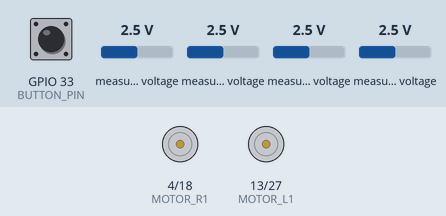
Simulated run of this sketch. Board: ESP32. Shown: motor-driver pin pairs drawn as motors (green arrow = first pin HIGH = forward, orange = second pin HIGH = backward, longer = more drive). The inputs (shaded band) are chosen by the test bench; at power-on: GPIO 33 (BUTTON_PIN) HIGH, measured voltage 2.5 V. What the sketch prints to the serial monitor is not drawn.

Above: at 0.8 s.
0.9 s: GPIO 33 (BUTTON_PIN) pulled LOW for 0.15 s
At 3.8 s:
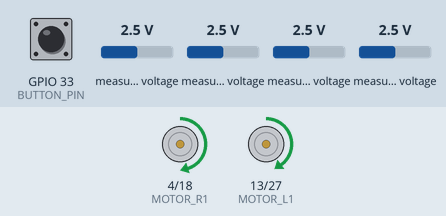
4.0 s: measured voltage (sensor 202) set to 2.2 V
5.7 s: measured voltage (sensor 202) set to 2.5 V
At 5.82 s:
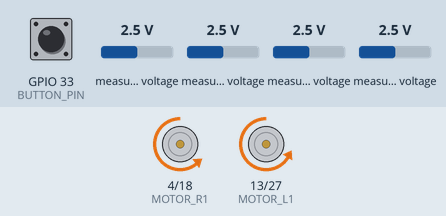
8.7 s: measured voltage (sensor 202) set to 0.1 V
At 9.6 s:
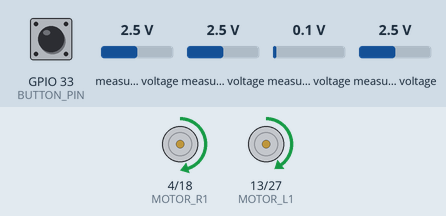
10.8 s: measured voltage (sensor 200) set to 2.1 V
At 11.1 s:
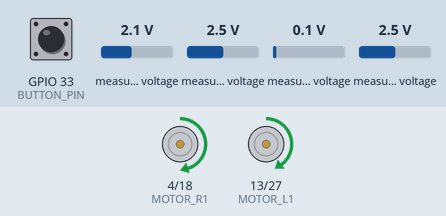
12.3 s: measured voltage (sensor 200) set to 1.8 V
At 12.6 s:
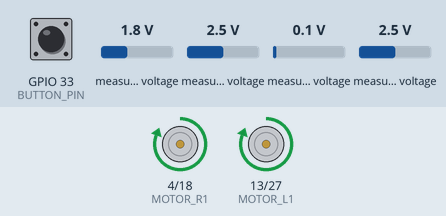
Timing chart, 0 to 14.8 s (numbered marks = the images above; inputs shaded):
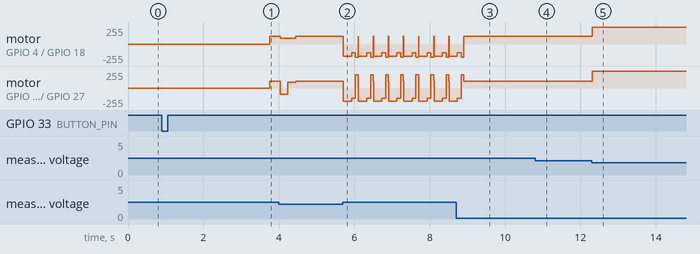

Measured:
- the behaviour switches between 2 and 1.9 V on measured voltage (sensor 200) (found by bisection; images 4 and 5)
- after the input at 0.9 s, motor on GPIO 4 (MOTOR_R1) / GPIO 18 (MOTOR_R2): stopped → forward 120/255 after 2.9 s; motor on GPIO 13 (MOTOR_L1) / GPIO 27 (MOTOR_L2): stopped → forward 100/255 after 2.9 s
- after the input at 8.7 s, motor on GPIO 4 (MOTOR_R1) / GPIO 18 (MOTOR_R2): goes on until 8.9 s, then stays forward 119/255; motor on GPIO 13 (MOTOR_L1) / GPIO 27 (MOTOR_L2): goes on until 8.9 s, then stays forward 100/255
- after the input at 10.8 s, motor on GPIO 4 (MOTOR_R1) / GPIO 18 (MOTOR_R2): forward 119/255 → forward 120/255 at once; motor on GPIO 13 (MOTOR_L1) / GPIO 27 (MOTOR_L2): forward 100/255 → forward 99/255 at once
- after the input at 12.3 s, motor on GPIO 4 (MOTOR_R1) / GPIO 18 (MOTOR_R2): forward 120/255 → forward 255/255 at once; motor on GPIO 13 (MOTOR_L1) / GPIO 27 (MOTOR_L2): forward 99/255 → forward 255/255 at once

The sketch:

sumoTCRV5.ino
```cpp
#include <dummy.h>
#include <stdio.h>
#include <Arduino.h>
#include <Adafruit_ADS1X15.h>
#include <wire.h>

Adafruit_ADS1015 ads1;
Adafruit_ADS1015 ads2;

#define SDA_PIN 21
#define SCL_PIN 22
#define BUTTON_PIN 33

int MOTOR_L1 = 13;
int MOTOR_L2 = 27;
int MOTOR_R1 = 4;
int MOTOR_R2 = 18;

int tacticSelection = 0;

const float WHEEL_TRACK = 23.5;
float duration=1100;

// ==================== 追蹤參數 ====================
// 正面鎖定敵人時的全速攻擊
const int ATTACK_SPEED = 255;

// 一般追蹤敵人時的直走速度
const int TRACK_SPEED = 110;

// 追蹤時最高馬達速度
const int TRACK_MAX_SPEED = 150;

// 沒看到敵人的搜尋速度
const int SEARCH_SPEED = 80;

// 線邊逃脫
const int LINE_BACK_SPEED = 200;
const int LINE_BACK_SLOW_SPEED = 150;
const int LINE_TURN_SPEED = 200;

// 後方敵人轉身
const int BACK_TURN_SPEED = 150;

// ==================== 追蹤參數 ====================
const int SENSOR_MAX = 1300;
const int MIDDLE_SENSOR_FLOOR = 400;
const int TARGET_THRESHOLD = 450;
const int SIDE_SENSOR_FLOOR = 500;

// 正面攻擊判斷
const int FRONT_ATTACK_THRESHOLD = 450;

// 誤差小於這個值，代表敵人基本在正前方
const float ATTACK_ERROR = 0.30;

// 線性轉向
float KP = 30.0;
const int MAX_STEER = 180;
// ==================== 感測器 ====================
int IR_L, IR_ML, IR_M, IR_MR, IR_R, IR_B;
int LINE_L, LINE_R;

float targetError = 0;
float lastTargetError = 0;

unsigned long debugTimer = 0;

// ==================== 函式宣告 ====================
void front(int spd);
void back(int spd);
void turnLR(int L, int R);
void stopMotor();
void executeTactic(int tactic);
int sensorSignal(int value);
void trackEnemy(int L, int ML, int M, int mr, int R);
void driceCircle(int basePWM, float r, bool turnLeft);

void setup() {
  pinMode(MOTOR_L1, OUTPUT);
  pinMode(MOTOR_L2, OUTPUT);
  pinMode(MOTOR_R1, OUTPUT);
  pinMode(MOTOR_R2, OUTPUT);
  pinMode(BUTTON_PIN, INPUT_PULLUP);

  Serial.begin(115200);
  Wire.begin(SDA_PIN, SCL_PIN);

  if (!ads1.begin(0x48)) {
    Serial.println("Failed to initialize ADS1.");
    while (1);
  }

  if (!ads2.begin(0x49)) {
    Serial.println("Failed to initialize ADS2.");
    while (1);
  }

  while (digitalRead(BUTTON_PIN) == LOW) {
    delay(10);
  }

  Serial.println("=== TACTIC SELECTION PHASE ===");
  Serial.println("Cover IR Sensor to select: Left = 1 | Middle = 0 | Right = 2");
  Serial.println("Press button when ready to LOCK IN.");

  while (digitalRead(BUTTON_PIN) == HIGH) {
    int leftVal = ads1.readADC_SingleEnded(0);
    int middleVal = ads1.readADC_SingleEnded(3);
    int rightVal = ads2.readADC_SingleEnded(0);
    int backVal = ads2.readADC_SingleEnded(3);

    if (leftVal >= 800 && tacticSelection != 1) {
      tacticSelection = 1;
      Serial.println("Selected Tactic -> 1 (LEFT FLANK)");
    }
    else if (rightVal >= 800 && tacticSelection != 2) {
      tacticSelection = 2;
      Serial.println("Selected Tactic -> 2 (RIGHT FLANK)");
    }
    else if (middleVal >= 800 && tacticSelection != 0) {
      tacticSelection = 0;
      Serial.println("Selected Tactic -> 0 (DIRECT CHARGE)");
    }
    else if (backVal >= 800 && tacticSelection != 3) {
      tacticSelection = 3;
      Serial.println("Selected Tactic -> 3 (REVERSE CHARGE)");
    }

    delay(200);
  }

  while (digitalRead(BUTTON_PIN) == LOW) {
    delay(10);
  }

  Serial.println("------------------------------");
  Serial.print("TACTIC LOCKED IN: ");
  Serial.println(tacticSelection);
  Serial.println("Starting in 3 seconds...");

  delay(2700);
  executeTactic(tacticSelection);
}


void loop() {

  IR_L = ads1.readADC_SingleEnded(0);
  IR_ML = ads1.readADC_SingleEnded(1);
  IR_M = ads1.readADC_SingleEnded(3);
  IR_MR = ads2.readADC_SingleEnded(1);
  IR_R = ads2.readADC_SingleEnded(0) - 180;

  LINE_L = ads1.readADC_SingleEnded(2);
  LINE_R = ads2.readADC_SingleEnded(2);
  IR_B = ads2.readADC_SingleEnded(3);
  Serial.print(" LEFT:");
  Serial.print(LINE_L);
  Serial.print(" RIGHT:");
  Serial.print(LINE_R);

  // ==================== 擂台邊界 ====================
  if (LINE_L >=800|| LINE_R >=800) {
    stopMotor();
    //delay(10);

    // 第一段快速後退，克服前進慣性
    back(LINE_BACK_SPEED);
    delay(220);

    // 第二段持續後退，確保真的離開黑線
    back(LINE_BACK_SLOW_SPEED);
    delay(100);

    if (LINE_L >= 800 && LINE_R >= 800) {
     // both triggered, pick a default turn
      turnLR(LINE_TURN_SPEED, -LINE_TURN_SPEED);
      delay(70);
    }
    else if (LINE_R >= 800) {           // only right sensor
      turnLR(-LINE_TURN_SPEED, LINE_TURN_SPEED);
      delay(100);
    }
    else if (LINE_L >= 800) {           // only left sensor
      turnLR(LINE_TURN_SPEED, -LINE_TURN_SPEED);
      delay(100);
    }

    //return;
  }


  // ==================== 前方敵人 ====================
  int maxFront = max(max(IR_L, IR_ML), max(IR_M, max(IR_MR, IR_R)));
  //int maxFront = max( max(IR_M, IR_MR),IR_ML);
  if (maxFront >= TARGET_THRESHOLD) {

    trackEnemy(IR_L, IR_ML, IR_M, IR_MR, IR_R);
  }
  else if(IR_L >= 700){
    turnLR(-BACK_TURN_SPEED, BACK_TURN_SPEED);
  }
  else if(IR_R >= 700){
    turnLR(BACK_TURN_SPEED, -BACK_TURN_SPEED);
  }

  // ==================== 後方敵人 ====================
  else if (IR_B >= 700) {
    turnLR(BACK_TURN_SPEED, -BACK_TURN_SPEED);
    delay(250);
  }

  // ==================== 沒看到敵人 ====================
  else {
    front(SEARCH_SPEED);
    targetError = 0;
  }

  // ==================== Serial 監控 ====================
  if (millis() - debugTimer >= 100) {
    debugTimer = millis();

    Serial.print("L:");
    Serial.print(IR_L);
    Serial.print(" ML:");
    Serial.print(IR_ML);
    Serial.print(" M:");
    Serial.print(IR_M);
    Serial.print(" MR:");
    Serial.print(IR_MR);
    Serial.print(" R:");
    Serial.print(IR_R);
    Serial.print(" | Error:");
    Serial.println(targetError, 2);
  }
}


// =====================================================
// 去除感測器背景值
// =====================================================
int middleSensorSignal(int value) {
  if (value <= MIDDLE_SENSOR_FLOOR) return 0;

  value = constrain(value, MIDDLE_SENSOR_FLOOR, SENSOR_MAX);
  return value - MIDDLE_SENSOR_FLOOR;
}

int sideSensorSignal(int value) {
  if (value <= SIDE_SENSOR_FLOOR) return 0;

  value = constrain(value, SIDE_SENSOR_FLOOR, SENSOR_MAX);
  return value - SIDE_SENSOR_FLOOR;
}

// =====================================================
// 五感測器線性追蹤
// =====================================================
void trackEnemy(int rawL, int rawML, int rawM, int rawMR, int rawR) {
  float L = sideSensorSignal(rawL);
  float ML = middleSensorSignal(rawML);
  float M = middleSensorSignal(rawM);
  float mr = middleSensorSignal(rawMR);
  float R = sideSensorSignal(rawR);

  float total = L + ML + M + mr + R;

  if (total <= 0) {
    front(SEARCH_SPEED);
    return;
  }

  // ==================== 計算敵人方向 ====================
  targetError = (L * -3.0 + ML * -1.5 + M * 0.0 + mr * 1.5 + R * 3.0) / total;


  // =====================================================
  // 正面攻擊模式
  //
  // 1. 中間感測器數值夠高
  // 2. 敵人方向誤差夠小
  //
  // 只有這時候才全速
  // =====================================================
  if (rawM >= FRONT_ATTACK_THRESHOLD && abs(targetError) <= ATTACK_ERROR) {
    front(ATTACK_SPEED);
    return;
  }


  // ==================== 一般線性追蹤 ====================
  float steering = targetError * KP;
  steering = constrain(steering, -MAX_STEER, MAX_STEER);

  float leftSpeed = TRACK_SPEED + steering;
  float rightSpeed = TRACK_SPEED - steering;


  // ==================== 追蹤速度限制 ====================
  float maxMotor = max(abs(leftSpeed), abs(rightSpeed));

  if (maxMotor > TRACK_MAX_SPEED) {
    float scale = (float)TRACK_MAX_SPEED / maxMotor;
    leftSpeed *= scale;
    rightSpeed *= scale;
  }

  leftSpeed = constrain(leftSpeed, -TRACK_MAX_SPEED, TRACK_MAX_SPEED);
  rightSpeed = constrain(rightSpeed, -TRACK_MAX_SPEED, TRACK_MAX_SPEED);

  turnLR((int)leftSpeed, (int)rightSpeed);
}


// =====================================================
// 開場戰術
// =====================================================
void executeTactic(int tactic) {

  switch (tactic) {

    case 0:
      back(255);
      delay(290);
      stopMotor();
      delay(10);
      front(150);
      delay(500);
      break;
    case 1:
      turnLR(100, 120);
      delay(280);

      turnLR(-90, 90);
      delay(200);

      front(90);
      delay(200);
      break;


    case 2:
      turnLR(120, 100);
      delay(280);

      turnLR(90, -90);
      delay(250);

      front(90);
      delay(200);
      break;

    case 3:
      back(255);
      delay(290);
      stopMotor();
      delay(30);
      front(255);
      delay(1000);
      break;
  }
}


// =====================================================
// 前進
// =====================================================
void front(int spd) {
  spd = constrain(spd, 0, 255);

 analogWrite(MOTOR_R1, spd);
  analogWrite(MOTOR_R2, 0);

  analogWrite(MOTOR_L1, spd);
  analogWrite(MOTOR_L2, 0);
}


// =====================================================
// 後退
// =====================================================
void back(int spd) {
  spd = constrain(spd, -255, 255);

  analogWrite(MOTOR_R1, 0);
  analogWrite(MOTOR_R2, (spd-20)<-254?-255:(spd-20));
  analogWrite(MOTOR_L1, 0);
  analogWrite(MOTOR_L2, spd);
}


// =====================================================
// 馬達煞車
// =====================================================
void stopMotor() {
  analogWrite(MOTOR_R1, 255);
  analogWrite(MOTOR_R2, 255);
  analogWrite(MOTOR_L1, 255);
  analogWrite(MOTOR_L2, 255);
}


// =====================================================
// 左右馬達控制
//
// +120 = 正轉最大速度
//    0 = 停止
// -120 = 反轉最大速度
// =====================================================
void turnLR(int L, int R) {

  L = constrain(L, -255, 255);
  R = constrain(R, -255, 255);

  if (L >= 0) {
    analogWrite(MOTOR_L1, L);
    analogWrite(MOTOR_L2, 0);
  }
  else {
    analogWrite(MOTOR_L1, 0);
    analogWrite(MOTOR_L2, -L);
  }

  if (R >= 0) {
    analogWrite(MOTOR_R1, R);
    analogWrite(MOTOR_R2, 0);
  }
  else {
    analogWrite(MOTOR_R1, 0);
    analogWrite(MOTOR_R2, -R);
  }
}
```
